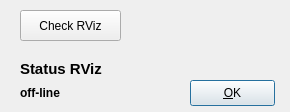
<?xml version="1.0" encoding="UTF-8"?>
<ui version="4.0">
 <class>RVizCommDialogDesign</class>
 <widget class="QDialog" name="RVizCommDialogDesign">
  <property name="geometry">
   <rect>
    <x>0</x>
    <y>0</y>
    <width>290</width>
    <height>112</height>
   </rect>
  </property>
  <property name="windowTitle">
   <string>RViz Communication</string>
  </property>
  <widget class="QPushButton" name="pushButtonOK">
   <property name="geometry">
    <rect>
     <x>190</x>
     <y>80</y>
     <width>85</width>
     <height>26</height>
    </rect>
   </property>
   <property name="text">
    <string>&amp;OK</string>
   </property>
  </widget>
  <widget class="QPushButton" name="button_check">
   <property name="geometry">
    <rect>
     <x>20</x>
     <y>10</y>
     <width>101</width>
     <height>31</height>
    </rect>
   </property>
   <property name="text">
    <string>Check RViz</string>
   </property>
  </widget>
  <widget class="QWidget" name="layoutWidget">
   <property name="geometry">
    <rect>
     <x>20</x>
     <y>60</y>
     <width>113</width>
     <height>41</height>
    </rect>
   </property>
   <layout class="QVBoxLayout" name="verticalLayout">
    <item>
     <widget class="QLabel" name="label">
      <property name="font">
       <font>
        <pointsize>11</pointsize>
        <weight>75</weight>
        <bold>true</bold>
       </font>
      </property>
      <property name="text">
       <string>Status RViz</string>
      </property>
     </widget>
    </item>
    <item>
     <widget class="QLabel" name="labelStatusRViz">
      <property name="font">
       <font>
        <weight>75</weight>
        <bold>true</bold>
       </font>
      </property>
      <property name="text">
       <string>off-line</string>
      </property>
     </widget>
    </item>
   </layout>
  </widget>
 </widget>
 <resources/>
 <connections>
  <connection>
   <sender>pushButtonOK</sender>
   <signal>clicked()</signal>
   <receiver>RVizCommDialogDesign</receiver>
   <slot>accept()</slot>
   <hints>
    <hint type="sourcelabel">
     <x>332</x>
     <y>132</y>
    </hint>
    <hint type="destinationlabel">
     <x>199</x>
     <y>149</y>
    </hint>
   </hints>
  </connection>
 </connections>
</ui>
